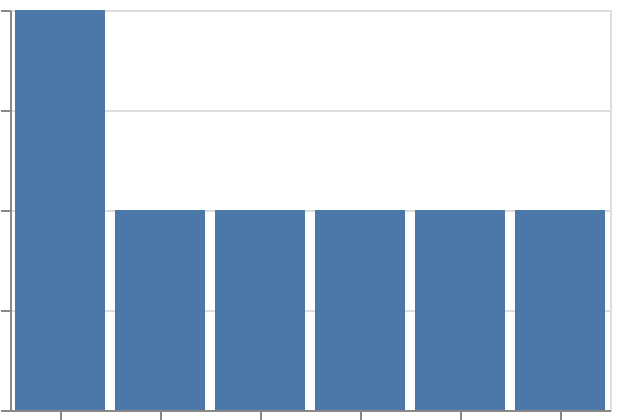

The Vega-Lite source for this figure:
### Vega-Lite specification from a JSON file in a GitHub repository (floating-point values rounded to 4 significant figures)
{"$schema": "https://vega.github.io/schema/vega-lite/v6.json", "padding": 5, "autosize": "none", "width": 300, "height": 200, "data": {"name": "table", "values": [{"c": "A", "g": "p", "x": 1, "y": 2, "v": 5, "t": "2024-02-29T23:45:00Z", "o": {"v": 3}, "IMDB Rating": 6.1, "d": "x1"}, {"c": "B", "g": "q", "x": 2, "y": 4, "v": 9, "t": "2024-03-01T00:30:00Z", "o": {"v": 7}, "IMDB Rating": 7.4, "d": "x2"}, {"c": "A", "g": "q", "x": 3, "y": 3, "v": 2, "t": "2024-06-30T23:15:00Z", "o": {"v": 1}, "IMDB Rating": 5.2, "d": "x1"}, {"c": "C", "g": "p", "x": 4, "y": 6, "v": 7, "t": "2024-07-01T00:20:00Z", "o": {"v": 4}, "IMDB Rating": 8.8, "d": "x3"}, {"c": "B", "g": "p", "x": 5, "y": 5, "v": 4, "t": "2024-12-31T23:30:00Z", "o": {"v": 9}, "IMDB Rating": 6.9, "d": "x2"}, {"c": "C", "g": "q", "x": 6, "y": 8, "v": 6, "t": "2025-01-01T00:30:00Z", "o": {"v": 2}, "IMDB Rating": 7.7, "d": "x3"}, {"c": "A", "g": "p", "x": 7, "y": 7, "v": 8, "t": "2025-01-31T22:00:00Z", "o": {"v": 5}, "IMDB Rating": 4.4, "d": "x1"}]}, "mark": "bar", "encoding": {"x": {"field": "t", "type": "ordinal", "timeUnit": {"unit": "month", "utc": true}}, "y": {"aggregate": "count", "type": "quantitative"}}}
